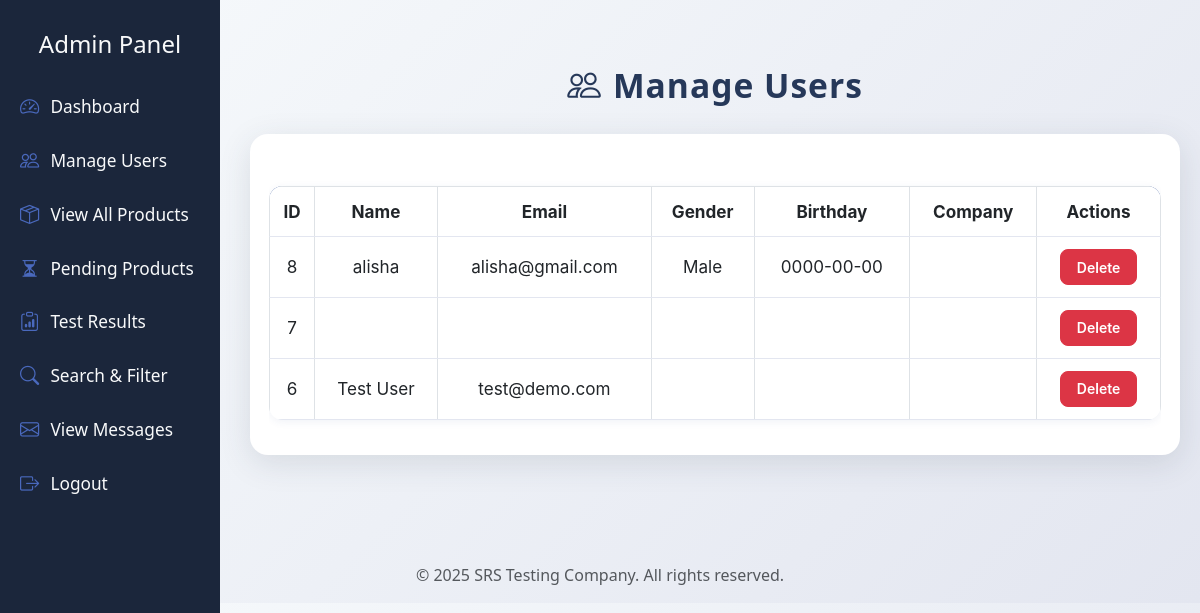
The page /srs_testing/admin/manage_users.php (signed in) on the database its author committed.
### tables this page shows
CREATE TABLE `users` (
  `id` int(11) NOT NULL,
  `name` varchar(100) NOT NULL,
  `email` varchar(100) NOT NULL,
  `password` varchar(255) DEFAULT NULL,
  `role` enum('admin','manufacturer') NOT NULL,
  `created_at` timestamp NOT NULL DEFAULT current_timestamp(),
  `company_name` varchar(255) DEFAULT NULL,
  `profile_pic` varchar(255) DEFAULT NULL,
  `profile_picture` varchar(255) DEFAULT NULL,
  `address` text DEFAULT NULL,
  `phone_number` varchar(20) DEFAULT NULL,
  `city` varchar(50) DEFAULT NULL,
  `country` varchar(50) DEFAULT NULL,
  `website` varchar(100) DEFAULT NULL,
  `phone` varchar(20) DEFAULT NULL,
  `gender` varchar(10) DEFAULT NULL,
  `birthday` date DEFAULT NULL
);

### srs_testing/admin/manage_users.php (the view, shortened to what this page needs)
<?php
include '../includes/db.php';
$stmt = $pdo->query("SELECT * FROM users WHERE role != 'admin' ORDER BY id DESC");
$users = $stmt->fetchAll();
?>
<?php include '../includes/header.php'; ?>
<div class="container-fluid px-0">
  <div class="users-title mb-4">
    <i class="bi bi-people"></i> Manage Users
  </div>
  <div class="users-table">
    <div class="table-responsive">
      <table class="table table-bordered table-hover align-middle">
        <thead>
          <tr>
            <th>ID</th>
            <th>Name</th>
            <th>Email</th>
            <th>Gender</th>
            <th>Birthday</th>
            <th>Company</th>
            <th>Actions</th>
          </tr>
        </thead>
        <tbody>
          <?php foreach ($users as $u): ?>
          <tr>
            <td><?= htmlspecialchars($u['id']) ?></td>
            <td><?= htmlspecialchars($u['name']) ?></td>
            <td><?= htmlspecialchars($u['email']) ?></td>
            <td><?= htmlspecialchars($u['gender'] ?? '') ?></td>
            <td><?= htmlspecialchars($u['birthday'] ?? '') ?></td>
            <td><?= htmlspecialchars($u['company_name'] ?? $u['company'] ?? '') ?></td>
            <td>
              <a href="delete_user.php?id=<?= $u['id'] ?>" class="btn btn-sm btn-danger" onclick="return confirm('Delete this user?')">Delete</a>
            </td>
          </tr>
          <?php endforeach; ?>
        </tbody>
      </table>
    </div>
  </div>
</div>
<?php include '../includes/footer.php'; ?>

### srs_testing/admin/manage_users.php (style rules this page uses)
.users-title { color: #263859; font-weight: 900; font-size: 2.1rem; letter-spacing: 1px; margin-bottom: 2.2rem; margin-top: 2.5rem; text-align: center; display: flex; align-items: center; justify-content: center; gap: 0.7rem; }
.users-table { background: #fff; border-radius: 18px; box-shadow: 0 8px 32px 0 rgba(44,62,80,0.13); padding: 2.2rem 1.2rem 1.2rem 1.2rem; margin: 0 auto 2.5rem auto; max-width: 1000px; }
.table { border-radius: 14px; overflow: hidden; margin-top: 1rem; background: linear-gradient(90deg, #f7fafc 60%, #e3e6f0 100%); box-shadow: 0 2px 8px rgba(39,70,144,0.07); }
.table thead { background-color: #274690; color: #fff; }
.table th, .table td { vertical-align: middle; font-size: 1.07rem; text-align: center; border-bottom: 1px solid #e3e6f0; padding: 0.75rem 0.5rem; font-family: 'Inter', 'Segoe UI', Arial, sans-serif; }
.btn-danger { border-radius: 8px; font-weight: 600; padding: 0.4rem 1rem; }

### rows shown on the page
users: id "8", name "alisha", email "alisha@gmail.com", gender "Male", birthday "0000-00-00"
users: id "7"
users: id "6", name "Test User", email "test@demo.com"
